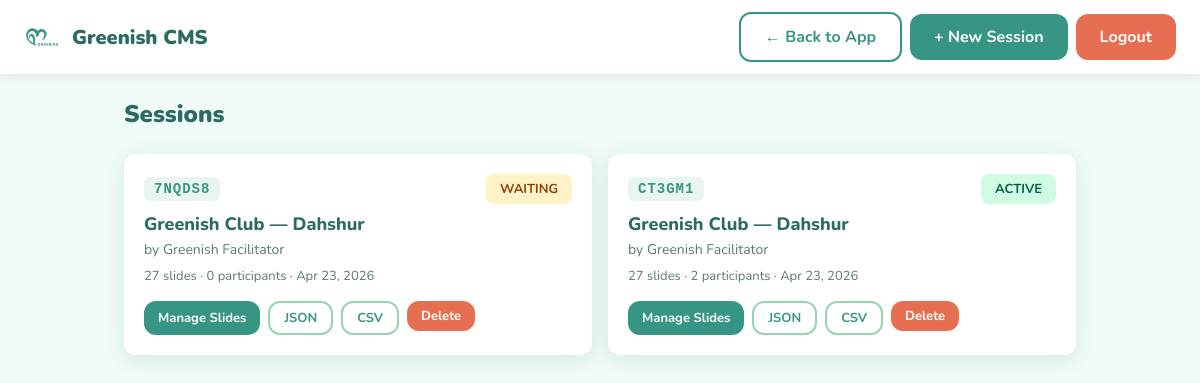
Before: /session/cms/ (signed in) with the older database file.
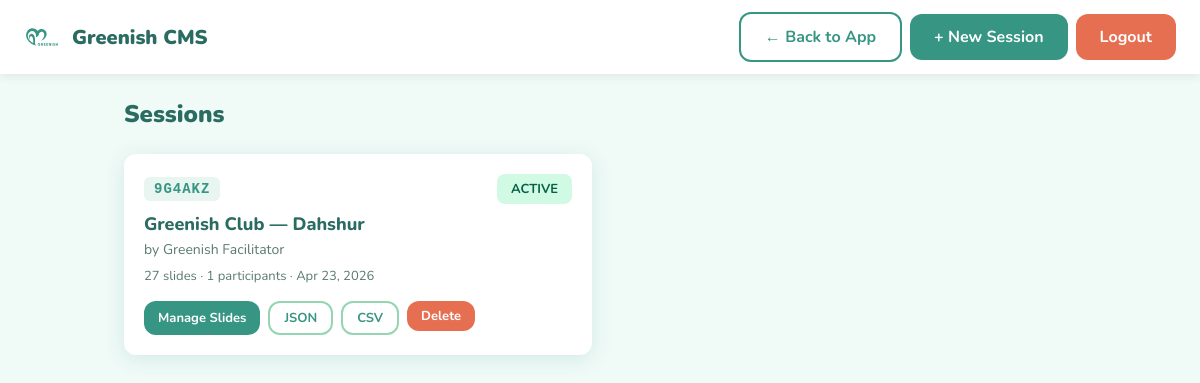
After: the same page with the newer database file.
### session/models.py (models this page shows, shortened)
class Session(models.Model):
    STATUS_CHOICES = [
        ('waiting', 'Waiting'),
        ('active', 'Active'),
        ('ended', 'Ended'),
    ]
    code = models.CharField(max_length=6, unique=True, default=generate_session_code)
    title = models.CharField(max_length=255)
    facilitator_name = models.CharField(max_length=100, blank=True, default='')
    facilitator_password = models.CharField(max_length=128, blank=True, default='')
    status = models.CharField(max_length=10, choices=STATUS_CHOICES, default='waiting')
    current_slide_index = models.PositiveIntegerField(default=0)
    activity_active = models.BooleanField(default=False)
    created_at = models.DateTimeField(auto_now_add=True)

### session/cms_views.py (the view)
# urls.py: path('cms/', cms_views.cms_sessions, name='cms_sessions'),
@never_cache
@staff_member_required(login_url='/session/cms/login/')
def cms_sessions(request):
    sessions = Session.objects.all().order_by('-created_at')
    owned_code = request.session.get('owned_session')
    if owned_code:
        try:
            Session.objects.get(code=owned_code)
        except Session.DoesNotExist:
            owned_code = None
    return render(request, 'session/cms/sessions.html', {'sessions': sessions, 'owned_session': owned_code})

### session/templates/session/cms/sessions.html (shortened to what this page needs)
<!DOCTYPE html>
<html lang="en">
<head>
    <link rel="stylesheet" href="/static/css/session.css?v=5">
    <link rel="stylesheet" href="/static/css/cms.css?v=5">
</head>
<body class="cms-page">
    <header class="cms-header">
        <div class="cms-header-left">
            <img src="/static/img/logo.svg?v=5" alt="Greenish" class="cms-logo">
            <h1>Greenish CMS</h1>
        </div>
        <div class="cms-header-right">
            <a href="/session/" class="btn btn-secondary">← Back to App</a>
            <a href="/session/create/" class="btn btn-primary">+ New Session</a>
            <a href="{% url 'cms_logout' %}" class="btn btn-danger">Logout</a>
        </div>
    </header>
    <main class="cms-main">
        <div class="cms-section-header">
            <h2>Sessions</h2>
        </div>
        {% if sessions %}
        <div class="cms-sessions-grid">
            {% for session in sessions %}
            <div class="cms-session-card">
                <div class="session-card-header">
                    <span class="session-code">{{ session.code }}</span>
                    <span class="session-status status-{{ session.status }}">{{ session.get_status_display }}</span>
                </div>
                <h3 class="session-card-title">{{ session.title }}</h3>
                <p class="session-card-facilitator">by {{ session.facilitator_name }}</p>
                <p class="session-card-meta">
                    {{ session.slides.count }} slides &middot;
                    {{ session.participants.count }} participants &middot;
                    {{ session.created_at|date:"M d, Y" }}
                </p>
                <div class="session-card-actions">
                    <a href="{% url 'cms_slides' code=session.code %}" class="btn btn-primary btn-small">Manage Slides</a>
                    <a href="{% url 'cms_export' code=session.code %}" class="btn btn-outline btn-small">JSON</a>
                    <a href="{% url 'cms_export_csv' code=session.code %}" class="btn btn-outline btn-small">CSV</a>
                    <form method="post" action="{% url 'cms_delete_session' code=session.code %}" style="display:inline;" onsubmit="return confirm('Delete session {{ session.code }}? This cannot be undone.');">
                        <button type="submit" class="btn btn-danger btn-small">Delete</button>
                    </form>
                </div>
            </div>
            {% endfor %}
        </div>
        {% endif %}
    </main>
</body>
</html>

### static/css/session.css (style rules this page uses)
:root { --primary: #379583; --primary-dark: #2A6B62; --primary-light: #52B788; --primary-pale: #95D5B2; --primary-tint: #E8F5F0; --bg: #F0FAF7; --text-dark: #1B3A2F; --text-muted: #5A7A70; --alert: #E76F51; --accent: #52B788; --white: #FFFFFF; --shadow: 0 4px 20px rgba(55, 149, 131, 0.15); --shadow-lg: 0 8px 40px rgba(55, 149, 131, 0.2); --radius: 12px; --radius-lg: 20px; --transition: all 0.3s cubic-bezier(0.4, 0, 0.2, 1); --glass-bg: rgba(255, 255, 255, 0.72); --glass-border: rgba(255, 255, 255, 0.3); --nature-1: #1a4731; --nature-2: #245a3d; --nature-3: #379583; --nature-4: #52B788; --nature-5: #95D5B2; --coral: #E76F51; --gold: #F4A261; --ocean: #2196F3; }
* { margin: 0; padding: 0; box-sizing: border-box; }
body { font-family: 'Nunito', sans-serif; background: var(--bg); color: var(--text-dark); min-height: 100vh; overflow-x: hidden; }
.btn { display: inline-flex; align-items: center; justify-content: center; gap: 8px; padding: 12px 24px; border: none; border-radius: var(--radius); font-family: 'Nunito', sans-serif; font-weight: 700; font-size: 16px; cursor: pointer; transition: var(--transition); text-decoration: none; }
.btn-primary { background: var(--primary); color: var(--white); }
.btn-secondary { background: var(--white); color: var(--primary); border: 2px solid var(--primary); }
.btn-danger { background: var(--alert); color: var(--white); }
.btn-outline { background: transparent; color: var(--primary); border: 2px solid var(--primary-pale); }
.btn-small { padding: 6px 14px; font-size: 13px; }
.session-code { background: var(--primary-tint); color: var(--primary-dark); padding: 6px 14px; border-radius: 8px; font-weight: 700; font-size: 14px; letter-spacing: 1px; }
.session-status { padding: 6px 14px; border-radius: 8px; font-weight: 700; font-size: 13px; text-transform: uppercase; }
.status-active { background: #D1FAE5; color: #065F46; }

### static/css/cms.css (style rules this page uses)
.cms-page { min-height: 100vh; background: var(--bg); }
.cms-header { background: var(--white); padding: 12px 24px; display: flex; align-items: center; justify-content: space-between; box-shadow: 0 2px 10px rgba(0,0,0,0.08); z-index: 10; position: sticky; top: 0; }
.cms-header-left { display: flex; align-items: center; gap: 12px; }
.cms-header-right { display: flex; align-items: center; gap: 8px; }
.cms-logo { width: 36px; height: 36px; }
.cms-header h1 { font-size: 20px; font-weight: 900; color: var(--primary-dark); }
.cms-main { max-width: 1000px; margin: 0 auto; padding: 24px; }
.cms-section-header { display: flex; align-items: center; justify-content: space-between; margin-bottom: 24px; }
.cms-section-header h2 { font-size: 24px; font-weight: 900; color: var(--primary-dark); }
.btn-small { padding: 6px 14px; font-size: 13px; }
.cms-sessions-grid { display: grid; grid-template-columns: repeat(auto-fill, minmax(320px, 1fr)); gap: 16px; }
.cms-session-card { background: var(--white); border-radius: var(--radius); padding: 20px; box-shadow: var(--shadow); transition: var(--transition); }
.session-card-header { display: flex; align-items: center; justify-content: space-between; margin-bottom: 8px; }
.session-card-title { font-size: 18px; font-weight: 800; color: var(--primary-dark); margin-bottom: 4px; }
.session-card-facilitator { font-size: 14px; color: var(--text-muted); margin-bottom: 8px; }
.session-card-meta { font-size: 13px; color: var(--text-muted); margin-bottom: 16px; }
.session-card-actions { display: flex; gap: 8px; flex-wrap: wrap; }
.session-code { font-family: monospace; font-size: 14px; font-weight: 700; color: var(--primary); background: var(--primary-tint); padding: 4px 10px; border-radius: 6px; letter-spacing: 1px; }

Changed rows visible on the page:
removed Session: code "7NQDS8", status "WAITING", title "Greenish Club — Dahshur", facilitator_name "Greenish Facilitator", slides.count "27", participants.count "0", created_at "Apr 23, 2026"
removed Session: code "CT3GM1", status "ACTIVE", title "Greenish Club — Dahshur", facilitator_name "Greenish Facilitator", slides.count "27", participants.count "2", created_at "Apr 23, 2026"
added Session: code "9G4AKZ", status "ACTIVE", title "Greenish Club — Dahshur", facilitator_name "Greenish Facilitator", slides.count "27", participants.count "1", created_at "Apr 23, 2026"
